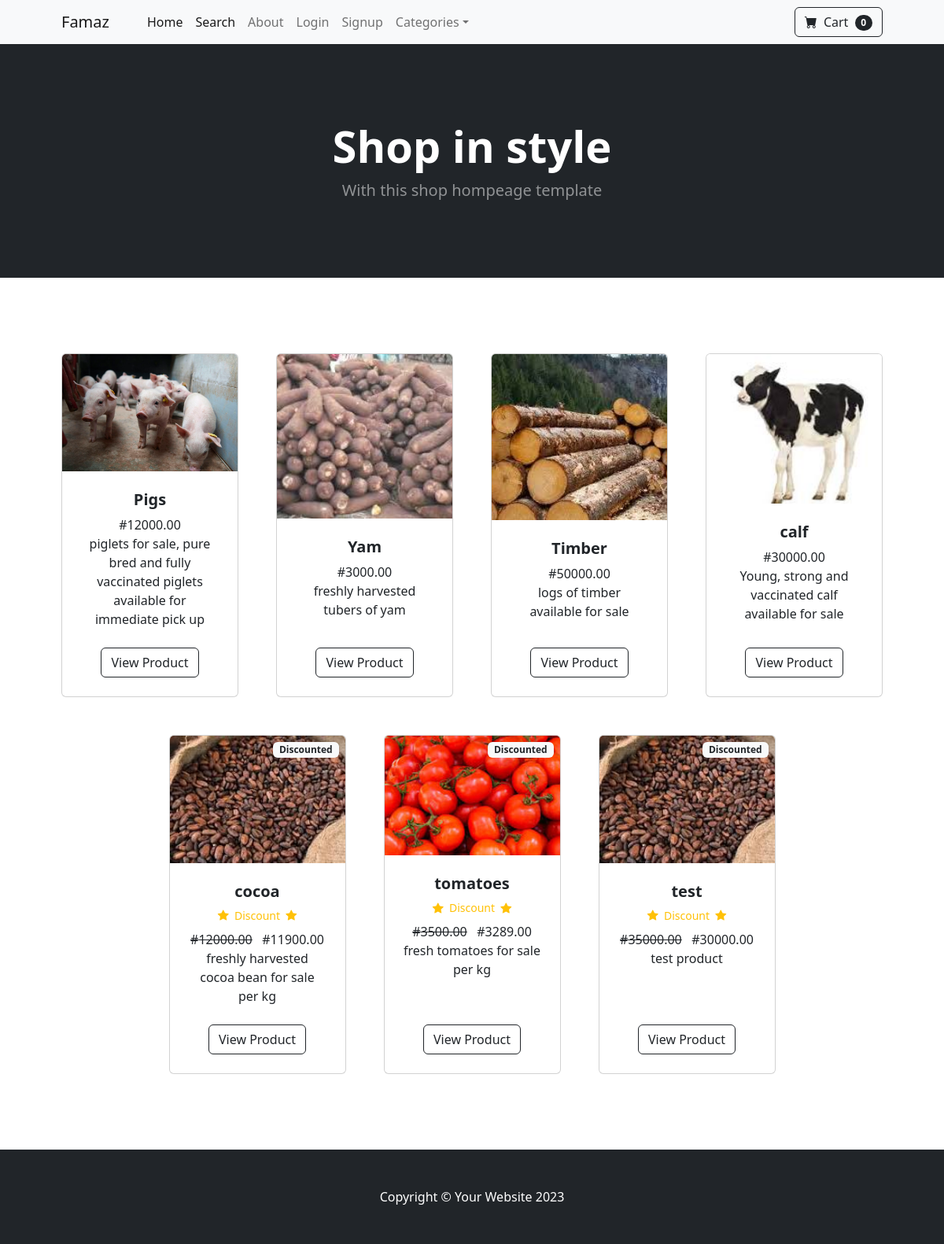
The page / on the database its author committed.
### core/models.py (models this page shows, shortened)
class Product(models.Model):
    name = models.CharField(max_length=100)
    price = models.DecimalField(default=0, decimal_places=2, max_digits=9)
    Category = models.ForeignKey(Category, on_delete=models.CASCADE, default=1)
    description = models.TextField()
    image = models.ImageField(upload_to="uploads/product/")
    is_sale = models.BooleanField(default=False)
    sale_price = models.DecimalField(default=0, decimal_places=2, max_digits=50)

### core/views.py (the view)
# urls.py: path('', index, name="index"),
def index(request):
    products = Product.objects.all()
    return render(request, "index.html", {'products':products})

### cart/cart.py (called while the page is built)
    def __len__(self):
        return len(self.cart)

### cart/context_processors.py (called while the page is built)
def cart(request):
    return {'cart': Cart(request)}

### core/templates/index.html
{% extends 'base.html' %}
{% block content %}
        <header class="bg-dark py-5">
            <div class="container px-4 px-lg-5 my-5">
                <div class="text-center text-white">
                    <h1 class="display-4 fw-bolder">Shop in style</h1>
                    <p class="lead fw-normal text-white-50 mb-0">With this shop hompeage template</p>
                </div>
            </div>
        </header>
        <section class="py-5">
            <div class="container px-4 px-lg-5 mt-5">
                <div class="row gx-4 gx-lg-5 row-cols-2 row-cols-md-3 row-cols-xl-4 justify-content-center">
                {% for product in products %}
                    <div class="col mb-5">
                        <div class="card h-100">
                            <img class="card-img-top" src="{{product.image.url}}" alt="..." />
                            <div class="card-body p-4">
                                <div class="text-center">
                                    <h5 class="fw-bolder">{{product.name}}</h5>
                                    {% if product.is_sale %}
                                    <div class="badge bg-light text-dark position-absolute" style="top: 0.5rem; right: 0.5rem">Discounted</div>
                                    <div class="d-flex justify-content-center small text-warning mb-2">
                                        <div class="bi-star-fill"></div>
                                        &nbsp;&nbsp;Discount&nbsp;&nbsp;
                                        <div class="bi-star-fill"></div>
                                    </div>
                                    <strike> #{{product.price}}</strike>
                                        &nbsp;
                                        #{{product.sale_price}}
                                    {% else %}
                                        #{{product.price}}
                                    {% endif %}
                                    <br/>
                                    {{product.description}}
                                </div>
                            </div>
                            <div class="card-footer p-4 pt-0 border-top-0 bg-transparent">
                                <div class="text-center"><a class="btn btn-outline-dark mt-auto" href="{% url "product" product.id %}">View Product</a></div>
                            </div>
                        </div>
                    </div>
                    {% endfor %}
                </div>
            </div>
        </section>
        {% endblock %}

### rows shown on the page
Product: image (picture), name "Pigs", price "12000.00", description "piglets for sale, pure bred and fully vaccinated piglets available for immediate pick up"
Product: image (picture), name "Yam", price "3000.00", description "freshly harvested tubers of yam"
Product: image (picture), name "Timber", price "50000.00", description "logs of timber available for sale"
Product: image (picture), name "calf", price "30000.00", description "Young, strong and vaccinated calf available for sale"
Product: image (picture), name "cocoa", price "12000.00", sale_price "11900.00", description "freshly harvested cocoa bean for sale per kg"
Product: image (picture), name "tomatoes", price "3500.00", sale_price "3289.00", description "fresh tomatoes for sale per kg"
Product: image (picture), name "test", price "35000.00", sale_price "30000.00", description "test product"

### other values the page prints
{{ cart|length }} "0"
